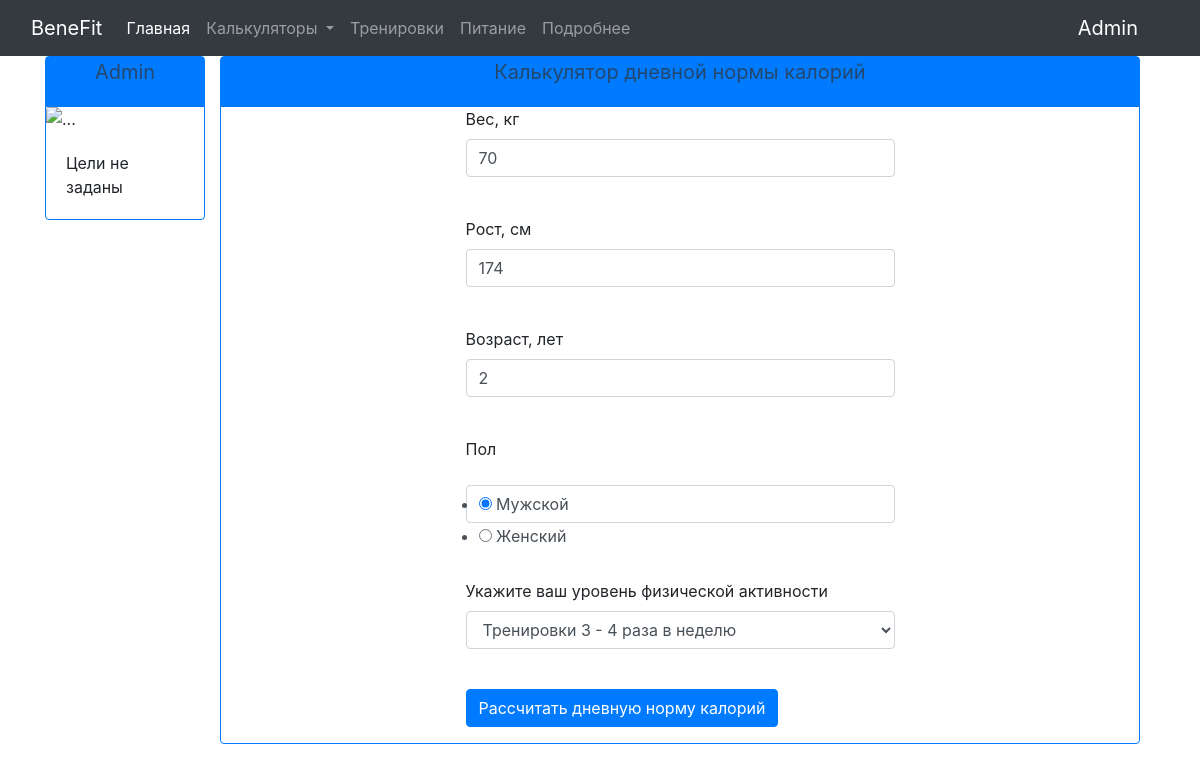
Page /calculators/calories (signed in) on the earlier database version.
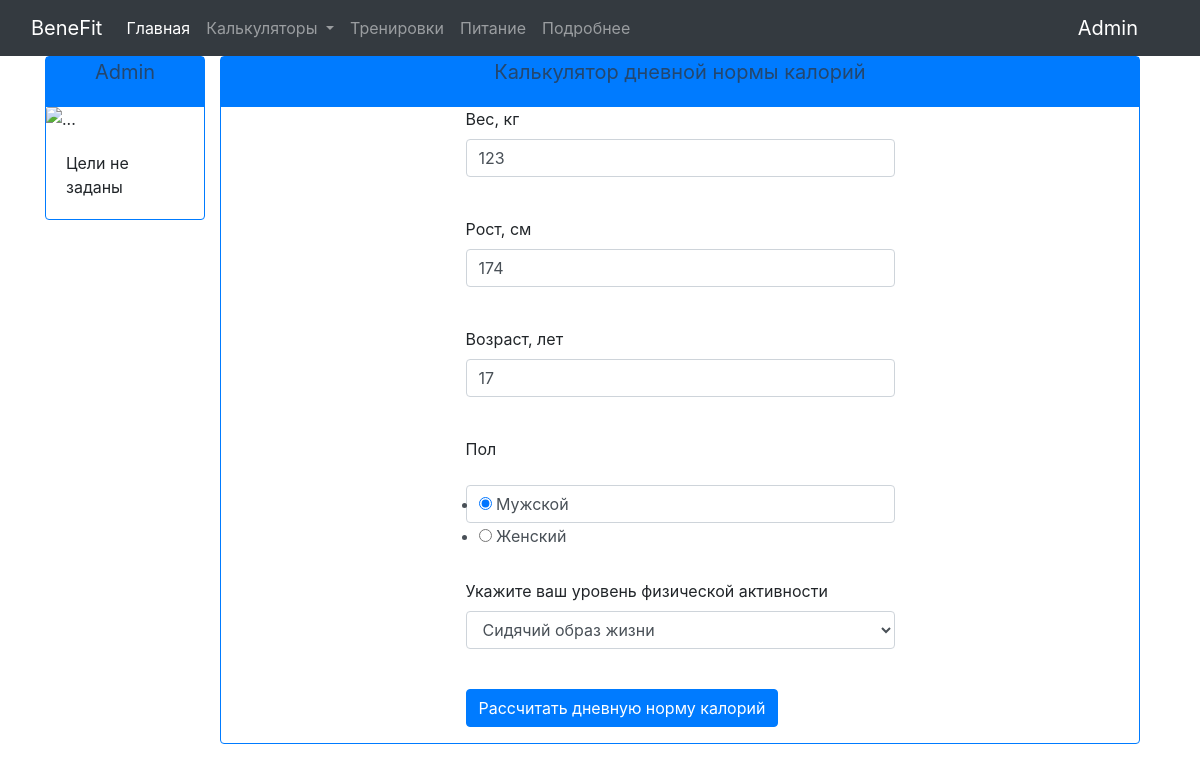
Same page on the later database version.
### data/user_inputs.py (models this page shows)
class User_inputs(SqlAlchemyBase, UserMixin):
    __tablename__ = 'user_inputs'
    user_id = sqlalchemy.Column(sqlalchemy.Integer,
                                sqlalchemy.ForeignKey("user_login.id"),
                                primary_key=True, autoincrement=True, nullable=True)
    height = sqlalchemy.Column(sqlalchemy.Integer, nullable=True)
    weight = sqlalchemy.Column(sqlalchemy.Integer, nullable=True)
    age = sqlalchemy.Column(sqlalchemy.Integer, nullable=True)
    gender = sqlalchemy.Column(sqlalchemy.String, nullable=True)
    activity = sqlalchemy.Column(sqlalchemy.Integer, nullable=True)
    wrists = sqlalchemy.Column(sqlalchemy.Integer, nullable=True)
    waist = sqlalchemy.Column(sqlalchemy.Integer, nullable=True)
    neck = sqlalchemy.Column(sqlalchemy.Integer, nullable=True)
    hip = sqlalchemy.Column(sqlalchemy.Integer, nullable=True)
    user_login = orm.relation('User_login')

### main.py (the view, shortened to what this page needs)
@app.route("/calculators/calories", methods=['GET', "POST"])
def calories_calculator_page():
    form = CalorieCalculatorForm()
    if current_user.is_authenticated:
        db_sess = db_session.create_session()
        current_user_inputs = db_sess.query(User_inputs).filter(
            User_inputs.user_id == current_user.id).first()
        form.weight.data = current_user_inputs.weight
        form.height.data = current_user_inputs.height
        form.age.data = current_user_inputs.age
        form.gender.data = current_user_inputs.gender
        form.activity.data = str(current_user_inputs.activity)
    return render_template("calories_calculator.html",
                           title='Калькулятор дневной нормы калорий', form=form)

### forms/calorie_calculator_form.py
class CalorieCalculatorForm(FlaskForm):
    weight = IntegerField('Вес, кг', validators=[DataRequired()])
    height = IntegerField('Рост, см', validators=[DataRequired()])
    age = IntegerField('Возраст, лет', validators=[DataRequired()])
    gender = RadioField('Пол', choices=['Мужской', 'Женский'])
    activity = SelectField(u'Укажите ваш уровень физической активности',
                           choices=[(0, 'Сидячий образ жизни'),
                                    (1, 'Редкие тренировки'),
                                    (2, 'Тренировки 3 - 4 раза в неделю'),
                                    (3, 'Тренировки 5 - 6 раз в неделю'),
                                    (4, 'Ежедневные интенсивные тренировки')],
                           validators=[DataRequired()])
    submit = SubmitField('Рассчитать дневную норму калорий')

### data/db_session.py (called while the page is built)
def create_session() -> Session:
    global __factory
    return __factory()

### main.py (called while the page is built)
@login_manager.user_loader
def load_user(user_id):
    db_sess = db_session.create_session()
    return db_sess.query(User_login).get(user_id)

### templates/calories_calculator.html (shortened to what this page needs)
{% extends "calculator_template.html" %}
{% block calculator_content %}
        	<p>
        	    {{ form.weight.label }}<br>
        	    {{ form.weight(class="form-control", type="number", min='20', max='500')}}<br>
        	</p>
          <p>
              {{ form.height.label }}<br>
              {{ form.height(class="form-control", type="number", min='60', max='250')}}<br>
          </p>
          <p>
              {{ form.age.label }}<br>
              {{ form.age(class="form-control", type="number", min='14', max='130') }}<br>
          </p>
          <p>
              {{ form.gender.label }}<br>
              {{ form.gender(class="form-control", type="string") }}<br>
          </p>
          <p>
              {{ form.activity.label }}<br>
              {{ form.activity(class="form-control", type="select") }}<br>
          </p>
        	<p>{{ form.submit(type="submit", class="btn btn-primary") }}</p>
{% endblock %}

Differences in the rows shown:
changed User_inputs "☑ Мужской ☐ Женский": weight "70" → "123"; age "2" → "17"; activity "Тренировки 3 - 4 раза в неделю" → "Сидячий образ жизни"
